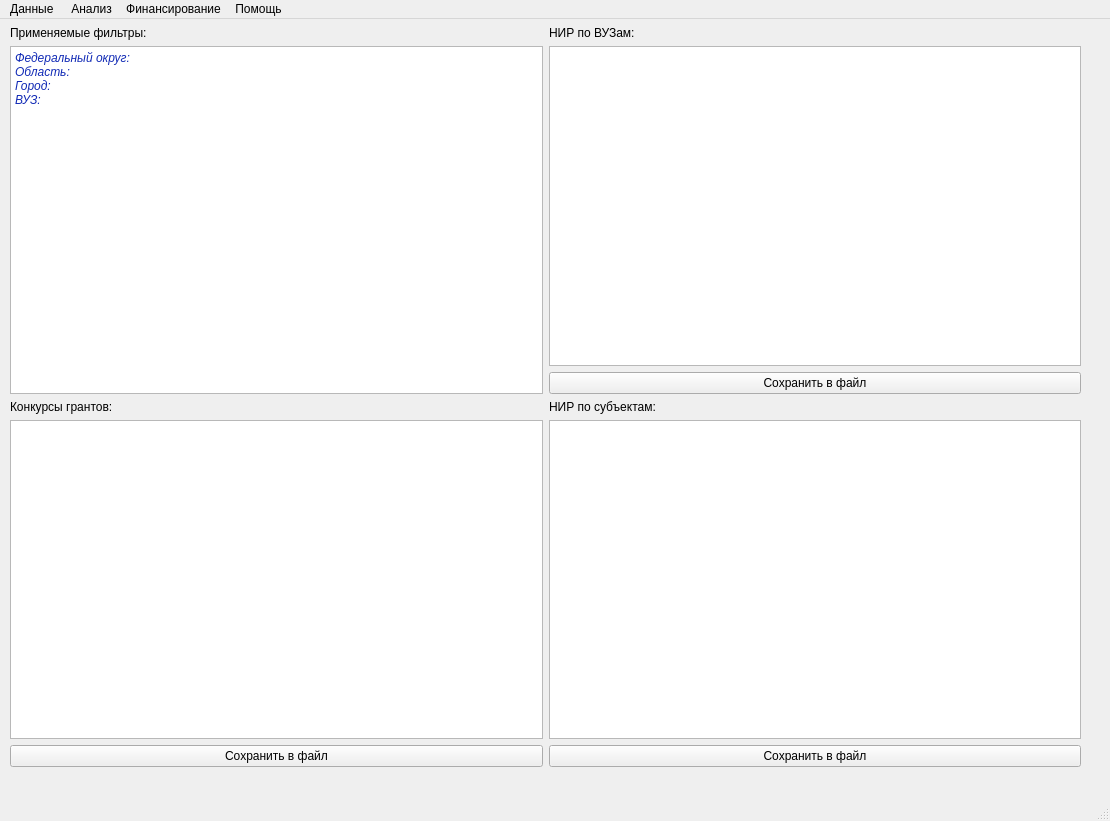
<?xml version="1.0" encoding="UTF-8"?>
<ui version="4.0">
 <class>MainWindow</class>
 <widget class="QMainWindow" name="MainWindow">
  <property name="geometry">
   <rect>
    <x>0</x>
    <y>0</y>
    <width>1110</width>
    <height>821</height>
   </rect>
  </property>
  <property name="windowTitle">
   <string>ОТЧЕТЫ</string>
  </property>
  <widget class="QWidget" name="centralwidget">
   <widget class="QWidget" name="">
    <property name="geometry">
     <rect>
      <x>10</x>
      <y>7</y>
      <width>1071</width>
      <height>741</height>
     </rect>
    </property>
    <layout class="QGridLayout" name="gridLayout">
     <item row="0" column="0">
      <layout class="QVBoxLayout" name="verticalLayout_3">
       <item>
        <widget class="QLabel" name="label">
         <property name="font">
          <font>
           <pointsize>9</pointsize>
          </font>
         </property>
         <property name="text">
          <string>Применяемые фильтры:</string>
         </property>
        </widget>
       </item>
       <item>
        <widget class="QTextEdit" name="textEdit">
         <property name="html">
          <string>&lt;!DOCTYPE HTML PUBLIC &quot;-//W3C//DTD HTML 4.0//EN&quot; &quot;http://www.w3.org/TR/REC-html40/strict.dtd&quot;&gt;
&lt;html&gt;&lt;head&gt;&lt;meta name=&quot;qrichtext&quot; content=&quot;1&quot; /&gt;&lt;style type=&quot;text/css&quot;&gt;
p, li { white-space: pre-wrap; }
&lt;/style&gt;&lt;/head&gt;&lt;body style=&quot; font-family:'MS Shell Dlg 2'; font-size:7.8pt; font-weight:400; font-style:normal;&quot;&gt;
&lt;p style=&quot; margin-top:0px; margin-bottom:0px; margin-left:0px; margin-right:0px; -qt-block-indent:0; text-indent:0px;&quot;&gt;&lt;span style=&quot; font-size:9pt; font-style:italic; color:#112ab5;&quot;&gt;Федеральный округ:&lt;/span&gt;&lt;/p&gt;
&lt;p style=&quot; margin-top:0px; margin-bottom:0px; margin-left:0px; margin-right:0px; -qt-block-indent:0; text-indent:0px;&quot;&gt;&lt;span style=&quot; font-size:9pt; font-style:italic; color:#112ab5;&quot;&gt;Область:&lt;/span&gt;&lt;/p&gt;
&lt;p style=&quot; margin-top:0px; margin-bottom:0px; margin-left:0px; margin-right:0px; -qt-block-indent:0; text-indent:0px;&quot;&gt;&lt;span style=&quot; font-size:9pt; font-style:italic; color:#112ab5;&quot;&gt;Город:&lt;/span&gt;&lt;/p&gt;
&lt;p style=&quot; margin-top:0px; margin-bottom:0px; margin-left:0px; margin-right:0px; -qt-block-indent:0; text-indent:0px;&quot;&gt;&lt;span style=&quot; font-size:9pt; font-style:italic; color:#112ab5;&quot;&gt;ВУЗ:&lt;/span&gt;&lt;/p&gt;
&lt;p style=&quot;-qt-paragraph-type:empty; margin-top:0px; margin-bottom:0px; margin-left:0px; margin-right:0px; -qt-block-indent:0; text-indent:0px; font-size:9pt; color:#112ab5;&quot;&gt;&lt;br /&gt;&lt;/p&gt;&lt;/body&gt;&lt;/html&gt;</string>
         </property>
        </widget>
       </item>
      </layout>
     </item>
     <item row="0" column="1" rowspan="2">
      <layout class="QVBoxLayout" name="verticalLayout">
       <item>
        <widget class="QLabel" name="label_2">
         <property name="font">
          <font>
           <pointsize>9</pointsize>
          </font>
         </property>
         <property name="text">
          <string>НИР по ВУЗам:</string>
         </property>
        </widget>
       </item>
       <item>
        <widget class="QTableView" name="tableView"/>
       </item>
       <item>
        <widget class="QPushButton" name="pushButton">
         <property name="font">
          <font>
           <pointsize>9</pointsize>
          </font>
         </property>
         <property name="text">
          <string>Сохранить в файл</string>
         </property>
        </widget>
       </item>
       <item>
        <widget class="QLabel" name="label_4">
         <property name="font">
          <font>
           <pointsize>9</pointsize>
          </font>
         </property>
         <property name="text">
          <string>НИР по субъектам:</string>
         </property>
        </widget>
       </item>
       <item>
        <widget class="QTableView" name="tableView_2"/>
       </item>
       <item>
        <widget class="QPushButton" name="pushButton_3">
         <property name="font">
          <font>
           <pointsize>9</pointsize>
          </font>
         </property>
         <property name="text">
          <string>Сохранить в файл</string>
         </property>
        </widget>
       </item>
      </layout>
     </item>
     <item row="1" column="0">
      <layout class="QVBoxLayout" name="verticalLayout_2">
       <item>
        <widget class="QLabel" name="label_3">
         <property name="font">
          <font>
           <pointsize>9</pointsize>
          </font>
         </property>
         <property name="text">
          <string>Конкурсы грантов:</string>
         </property>
        </widget>
       </item>
       <item>
        <widget class="QTableWidget" name="tableWidget"/>
       </item>
       <item>
        <widget class="QPushButton" name="pushButton_2">
         <property name="font">
          <font>
           <pointsize>9</pointsize>
          </font>
         </property>
         <property name="text">
          <string>Сохранить в файл</string>
         </property>
        </widget>
       </item>
      </layout>
     </item>
    </layout>
   </widget>
  </widget>
  <widget class="QMenuBar" name="menubar">
   <property name="geometry">
    <rect>
     <x>0</x>
     <y>0</y>
     <width>1110</width>
     <height>29</height>
    </rect>
   </property>
   <widget class="QMenu" name="menu">
    <property name="title">
     <string>Данные </string>
    </property>
    <addaction name="action_4"/>
    <addaction name="action_5"/>
    <addaction name="action_6"/>
   </widget>
   <widget class="QMenu" name="menu_2">
    <property name="title">
     <string>Анализ</string>
    </property>
    <addaction name="action"/>
    <addaction name="action_2"/>
    <addaction name="action_3"/>
   </widget>
   <widget class="QMenu" name="menu_3">
    <property name="title">
     <string>Финансирование</string>
    </property>
   </widget>
   <widget class="QMenu" name="menu_4">
    <property name="title">
     <string>Помощь</string>
    </property>
   </widget>
   <addaction name="menu"/>
   <addaction name="menu_2"/>
   <addaction name="menu_3"/>
   <addaction name="menu_4"/>
  </widget>
  <widget class="QStatusBar" name="statusbar"/>
  <action name="action">
   <property name="text">
    <string>ВУЗы</string>
   </property>
  </action>
  <action name="action_2">
   <property name="text">
    <string>Конкурсы грантов</string>
   </property>
  </action>
  <action name="action_3">
   <property name="text">
    <string>НИР по субъектам</string>
   </property>
  </action>
  <action name="action_4">
   <property name="text">
    <string>НИР по грантам</string>
   </property>
  </action>
  <action name="action_5">
   <property name="text">
    <string>Конкурсы грантов</string>
   </property>
  </action>
  <action name="action_6">
   <property name="text">
    <string>ВУЗы</string>
   </property>
  </action>
 </widget>
 <resources/>
 <connections/>
</ui>
